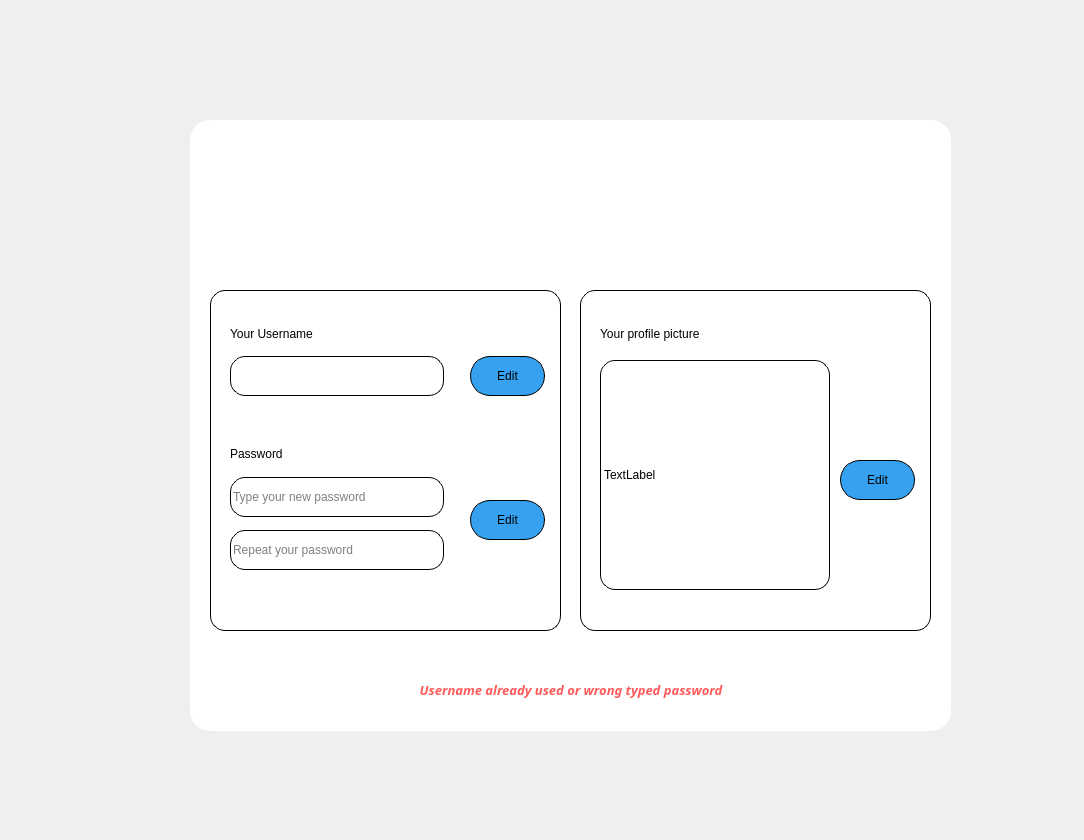
<?xml version="1.0" encoding="UTF-8"?>
<ui version="4.0">
 <class>Form</class>
 <widget class="QWidget" name="Form">
  <property name="geometry">
   <rect>
    <x>0</x>
    <y>0</y>
    <width>1084</width>
    <height>840</height>
   </rect>
  </property>
  <property name="windowTitle">
   <string>Form</string>
  </property>
  <property name="styleSheet">
   <string notr="true">background:url(:/images/Immagine.png)</string>
  </property>
  <widget class="QFrame" name="frame">
   <property name="geometry">
    <rect>
     <x>190</x>
     <y>120</y>
     <width>761</width>
     <height>611</height>
    </rect>
   </property>
   <property name="styleSheet">
    <string notr="true">background:white;
border-radius:20px;</string>
   </property>
   <property name="frameShape">
    <enum>QFrame::StyledPanel</enum>
   </property>
   <property name="frameShadow">
    <enum>QFrame::Raised</enum>
   </property>
   <widget class="QFrame" name="frame_2">
    <property name="geometry">
     <rect>
      <x>20</x>
      <y>170</y>
      <width>351</width>
      <height>341</height>
     </rect>
    </property>
    <property name="styleSheet">
     <string notr="true">border-radius: 15px;
font: 10pt &quot;Segoe UI Emoji&quot;;
background: white;
border:1px solid black;</string>
    </property>
    <property name="frameShape">
     <enum>QFrame::StyledPanel</enum>
    </property>
    <property name="frameShadow">
     <enum>QFrame::Raised</enum>
    </property>
    <widget class="QLineEdit" name="lineEdit">
     <property name="geometry">
      <rect>
       <x>20</x>
       <y>66</y>
       <width>214</width>
       <height>40</height>
      </rect>
     </property>
     <property name="minimumSize">
      <size>
       <width>214</width>
       <height>35</height>
      </size>
     </property>
     <property name="styleSheet">
      <string notr="true">border-radius: 15px;
font: 10pt &quot;Segoe UI Emoji&quot;;
background: white;
border:1px solid black;</string>
     </property>
    </widget>
    <widget class="QLineEdit" name="lineEdit_3">
     <property name="geometry">
      <rect>
       <x>20</x>
       <y>187</y>
       <width>214</width>
       <height>40</height>
      </rect>
     </property>
     <property name="minimumSize">
      <size>
       <width>214</width>
       <height>35</height>
      </size>
     </property>
     <property name="styleSheet">
      <string notr="true">border-radius: 15px;
font: 10pt &quot;Segoe UI Emoji&quot;;
background: white;
border:1px solid black;</string>
     </property>
     <property name="placeholderText">
      <string>Type your new password</string>
     </property>
    </widget>
    <widget class="QLineEdit" name="lineEdit_4">
     <property name="geometry">
      <rect>
       <x>20</x>
       <y>240</y>
       <width>214</width>
       <height>40</height>
      </rect>
     </property>
     <property name="minimumSize">
      <size>
       <width>214</width>
       <height>35</height>
      </size>
     </property>
     <property name="styleSheet">
      <string notr="true">border-radius: 15px;
font: 10pt &quot;Segoe UI Emoji&quot;;
background: white;
border:1px solid black;</string>
     </property>
     <property name="placeholderText">
      <string>Repeat your password</string>
     </property>
    </widget>
    <widget class="QPushButton" name="editUsernameButton">
     <property name="geometry">
      <rect>
       <x>260</x>
       <y>66</y>
       <width>75</width>
       <height>40</height>
      </rect>
     </property>
     <property name="cursor">
      <cursorShape>PointingHandCursor</cursorShape>
     </property>
     <property name="styleSheet">
      <string notr="true">border-radius: 20px;
font: 12pt &quot;Segoe UI Emoji&quot;;
background:rgb(54,161,240);</string>
     </property>
     <property name="text">
      <string>Edit</string>
     </property>
    </widget>
    <widget class="QLabel" name="label">
     <property name="geometry">
      <rect>
       <x>20</x>
       <y>30</y>
       <width>115</width>
       <height>27</height>
      </rect>
     </property>
     <property name="styleSheet">
      <string notr="true">border:none;</string>
     </property>
     <property name="text">
      <string>Your Username</string>
     </property>
    </widget>
    <widget class="QLabel" name="label_2">
     <property name="geometry">
      <rect>
       <x>20</x>
       <y>150</y>
       <width>115</width>
       <height>27</height>
      </rect>
     </property>
     <property name="styleSheet">
      <string notr="true">border:none;</string>
     </property>
     <property name="text">
      <string>Password</string>
     </property>
    </widget>
    <widget class="QPushButton" name="editPasswordButton">
     <property name="geometry">
      <rect>
       <x>260</x>
       <y>210</y>
       <width>75</width>
       <height>40</height>
      </rect>
     </property>
     <property name="styleSheet">
      <string notr="true">border-radius: 20px;
font: 12pt &quot;Segoe UI Emoji&quot;;
background:rgb(54,161,240);</string>
     </property>
     <property name="text">
      <string>Edit</string>
     </property>
    </widget>
   </widget>
   <widget class="QFrame" name="frame_3">
    <property name="geometry">
     <rect>
      <x>390</x>
      <y>170</y>
      <width>351</width>
      <height>341</height>
     </rect>
    </property>
    <property name="styleSheet">
     <string notr="true">border-radius: 15px;
font: 10pt &quot;Segoe UI Emoji&quot;;
background: white;
border:1px solid black;</string>
    </property>
    <property name="frameShape">
     <enum>QFrame::StyledPanel</enum>
    </property>
    <property name="frameShadow">
     <enum>QFrame::Raised</enum>
    </property>
    <widget class="QLabel" name="label_3">
     <property name="geometry">
      <rect>
       <x>20</x>
       <y>30</y>
       <width>146</width>
       <height>27</height>
      </rect>
     </property>
     <property name="styleSheet">
      <string notr="true">border:none;</string>
     </property>
     <property name="text">
      <string>Your profile picture</string>
     </property>
    </widget>
    <widget class="QPushButton" name="editImage">
     <property name="geometry">
      <rect>
       <x>260</x>
       <y>170</y>
       <width>75</width>
       <height>40</height>
      </rect>
     </property>
     <property name="styleSheet">
      <string notr="true">border-radius: 20px;
font: 12pt &quot;Segoe UI Emoji&quot;;
background:rgb(54,161,240);</string>
     </property>
     <property name="text">
      <string>Edit</string>
     </property>
    </widget>
    <widget class="QLabel" name="label_4">
     <property name="geometry">
      <rect>
       <x>20</x>
       <y>70</y>
       <width>230</width>
       <height>230</height>
      </rect>
     </property>
     <property name="text">
      <string>TextLabel</string>
     </property>
    </widget>
   </widget>
   <widget class="QLabel" name="label_5">
    <property name="geometry">
     <rect>
      <x>330</x>
      <y>40</y>
      <width>120</width>
      <height>120</height>
     </rect>
    </property>
    <property name="text">
     <string/>
    </property>
    <property name="pixmap">
     <pixmap resource="ProgettoGUI.qrc">:/images/profileSettings.png</pixmap>
    </property>
    <property name="scaledContents">
     <bool>true</bool>
    </property>
   </widget>
   <widget class="QLabel" name="errorDescription">
    <property name="enabled">
     <bool>true</bool>
    </property>
    <property name="geometry">
     <rect>
      <x>191</x>
      <y>550</y>
      <width>380</width>
      <height>39</height>
     </rect>
    </property>
    <property name="sizePolicy">
     <sizepolicy hsizetype="Expanding" vsizetype="Expanding">
      <horstretch>3</horstretch>
      <verstretch>3</verstretch>
     </sizepolicy>
    </property>
    <property name="palette">
     <palette>
      <active>
       <colorrole role="WindowText">
        <brush brushstyle="SolidPattern">
         <color alpha="255">
          <red>255</red>
          <green>90</green>
          <blue>90</blue>
         </color>
        </brush>
       </colorrole>
       <colorrole role="Button">
        <brush brushstyle="SolidPattern">
         <color alpha="255">
          <red>255</red>
          <green>255</green>
          <blue>255</blue>
         </color>
        </brush>
       </colorrole>
       <colorrole role="Light">
        <brush brushstyle="SolidPattern">
         <color alpha="255">
          <red>255</red>
          <green>0</green>
          <blue>0</blue>
         </color>
        </brush>
       </colorrole>
       <colorrole role="Midlight">
        <brush brushstyle="SolidPattern">
         <color alpha="255">
          <red>212</red>
          <green>0</green>
          <blue>0</blue>
         </color>
        </brush>
       </colorrole>
       <colorrole role="Dark">
        <brush brushstyle="SolidPattern">
         <color alpha="255">
          <red>85</red>
          <green>0</green>
          <blue>0</blue>
         </color>
        </brush>
       </colorrole>
       <colorrole role="Mid">
        <brush brushstyle="SolidPattern">
         <color alpha="255">
          <red>113</red>
          <green>0</green>
          <blue>0</blue>
         </color>
        </brush>
       </colorrole>
       <colorrole role="Text">
        <brush brushstyle="SolidPattern">
         <color alpha="255">
          <red>255</red>
          <green>90</green>
          <blue>90</blue>
         </color>
        </brush>
       </colorrole>
       <colorrole role="BrightText">
        <brush brushstyle="SolidPattern">
         <color alpha="255">
          <red>255</red>
          <green>255</green>
          <blue>255</blue>
         </color>
        </brush>
       </colorrole>
       <colorrole role="ButtonText">
        <brush brushstyle="SolidPattern">
         <color alpha="255">
          <red>255</red>
          <green>90</green>
          <blue>90</blue>
         </color>
        </brush>
       </colorrole>
       <colorrole role="Base">
        <brush brushstyle="SolidPattern">
         <color alpha="255">
          <red>255</red>
          <green>255</green>
          <blue>255</blue>
         </color>
        </brush>
       </colorrole>
       <colorrole role="Window">
        <brush brushstyle="SolidPattern">
         <color alpha="255">
          <red>255</red>
          <green>255</green>
          <blue>255</blue>
         </color>
        </brush>
       </colorrole>
       <colorrole role="Shadow">
        <brush brushstyle="SolidPattern">
         <color alpha="255">
          <red>0</red>
          <green>0</green>
          <blue>0</blue>
         </color>
        </brush>
       </colorrole>
       <colorrole role="AlternateBase">
        <brush brushstyle="SolidPattern">
         <color alpha="255">
          <red>212</red>
          <green>127</green>
          <blue>127</blue>
         </color>
        </brush>
       </colorrole>
       <colorrole role="ToolTipBase">
        <brush brushstyle="SolidPattern">
         <color alpha="255">
          <red>255</red>
          <green>255</green>
          <blue>220</blue>
         </color>
        </brush>
       </colorrole>
       <colorrole role="ToolTipText">
        <brush brushstyle="SolidPattern">
         <color alpha="255">
          <red>0</red>
          <green>0</green>
          <blue>0</blue>
         </color>
        </brush>
       </colorrole>
       <colorrole role="PlaceholderText">
        <brush brushstyle="SolidPattern">
         <color alpha="128">
          <red>85</red>
          <green>255</green>
          <blue>255</blue>
         </color>
        </brush>
       </colorrole>
      </active>
      <inactive>
       <colorrole role="WindowText">
        <brush brushstyle="SolidPattern">
         <color alpha="255">
          <red>255</red>
          <green>90</green>
          <blue>90</blue>
         </color>
        </brush>
       </colorrole>
       <colorrole role="Button">
        <brush brushstyle="SolidPattern">
         <color alpha="255">
          <red>255</red>
          <green>255</green>
          <blue>255</blue>
         </color>
        </brush>
       </colorrole>
       <colorrole role="Light">
        <brush brushstyle="SolidPattern">
         <color alpha="255">
          <red>255</red>
          <green>0</green>
          <blue>0</blue>
         </color>
        </brush>
       </colorrole>
       <colorrole role="Midlight">
        <brush brushstyle="SolidPattern">
         <color alpha="255">
          <red>212</red>
          <green>0</green>
          <blue>0</blue>
         </color>
        </brush>
       </colorrole>
       <colorrole role="Dark">
        <brush brushstyle="SolidPattern">
         <color alpha="255">
          <red>85</red>
          <green>0</green>
          <blue>0</blue>
         </color>
        </brush>
       </colorrole>
       <colorrole role="Mid">
        <brush brushstyle="SolidPattern">
         <color alpha="255">
          <red>113</red>
          <green>0</green>
          <blue>0</blue>
         </color>
        </brush>
       </colorrole>
       <colorrole role="Text">
        <brush brushstyle="SolidPattern">
         <color alpha="255">
          <red>255</red>
          <green>90</green>
          <blue>90</blue>
         </color>
        </brush>
       </colorrole>
       <colorrole role="BrightText">
        <brush brushstyle="SolidPattern">
         <color alpha="255">
          <red>255</red>
          <green>255</green>
          <blue>255</blue>
         </color>
        </brush>
       </colorrole>
       <colorrole role="ButtonText">
        <brush brushstyle="SolidPattern">
         <color alpha="255">
          <red>255</red>
          <green>90</green>
          <blue>90</blue>
         </color>
        </brush>
       </colorrole>
       <colorrole role="Base">
        <brush brushstyle="SolidPattern">
         <color alpha="255">
          <red>255</red>
          <green>255</green>
          <blue>255</blue>
         </color>
        </brush>
       </colorrole>
       <colorrole role="Window">
        <brush brushstyle="SolidPattern">
         <color alpha="255">
          <red>255</red>
          <green>255</green>
          <blue>255</blue>
         </color>
        </brush>
       </colorrole>
       <colorrole role="Shadow">
        <brush brushstyle="SolidPattern">
         <color alpha="255">
          <red>0</red>
          <green>0</green>
          <blue>0</blue>
         </color>
        </brush>
       </colorrole>
       <colorrole role="AlternateBase">
        <brush brushstyle="SolidPattern">
         <color alpha="255">
          <red>212</red>
          <green>127</green>
          <blue>127</blue>
         </color>
        </brush>
       </colorrole>
       <colorrole role="ToolTipBase">
        <brush brushstyle="SolidPattern">
         <color alpha="255">
          <red>255</red>
          <green>255</green>
          <blue>220</blue>
         </color>
        </brush>
       </colorrole>
       <colorrole role="ToolTipText">
        <brush brushstyle="SolidPattern">
         <color alpha="255">
          <red>0</red>
          <green>0</green>
          <blue>0</blue>
         </color>
        </brush>
       </colorrole>
       <colorrole role="PlaceholderText">
        <brush brushstyle="SolidPattern">
         <color alpha="128">
          <red>0</red>
          <green>0</green>
          <blue>0</blue>
         </color>
        </brush>
       </colorrole>
      </inactive>
      <disabled>
       <colorrole role="WindowText">
        <brush brushstyle="SolidPattern">
         <color alpha="255">
          <red>255</red>
          <green>90</green>
          <blue>90</blue>
         </color>
        </brush>
       </colorrole>
       <colorrole role="Button">
        <brush brushstyle="SolidPattern">
         <color alpha="255">
          <red>255</red>
          <green>255</green>
          <blue>255</blue>
         </color>
        </brush>
       </colorrole>
       <colorrole role="Light">
        <brush brushstyle="SolidPattern">
         <color alpha="255">
          <red>255</red>
          <green>0</green>
          <blue>0</blue>
         </color>
        </brush>
       </colorrole>
       <colorrole role="Midlight">
        <brush brushstyle="SolidPattern">
         <color alpha="255">
          <red>212</red>
          <green>0</green>
          <blue>0</blue>
         </color>
        </brush>
       </colorrole>
       <colorrole role="Dark">
        <brush brushstyle="SolidPattern">
         <color alpha="255">
          <red>85</red>
          <green>0</green>
          <blue>0</blue>
         </color>
        </brush>
       </colorrole>
       <colorrole role="Mid">
        <brush brushstyle="SolidPattern">
         <color alpha="255">
          <red>113</red>
          <green>0</green>
          <blue>0</blue>
         </color>
        </brush>
       </colorrole>
       <colorrole role="Text">
        <brush brushstyle="SolidPattern">
         <color alpha="255">
          <red>255</red>
          <green>90</green>
          <blue>90</blue>
         </color>
        </brush>
       </colorrole>
       <colorrole role="BrightText">
        <brush brushstyle="SolidPattern">
         <color alpha="255">
          <red>255</red>
          <green>255</green>
          <blue>255</blue>
         </color>
        </brush>
       </colorrole>
       <colorrole role="ButtonText">
        <brush brushstyle="SolidPattern">
         <color alpha="255">
          <red>255</red>
          <green>90</green>
          <blue>90</blue>
         </color>
        </brush>
       </colorrole>
       <colorrole role="Base">
        <brush brushstyle="SolidPattern">
         <color alpha="255">
          <red>255</red>
          <green>255</green>
          <blue>255</blue>
         </color>
        </brush>
       </colorrole>
       <colorrole role="Window">
        <brush brushstyle="SolidPattern">
         <color alpha="255">
          <red>255</red>
          <green>255</green>
          <blue>255</blue>
         </color>
        </brush>
       </colorrole>
       <colorrole role="Shadow">
        <brush brushstyle="SolidPattern">
         <color alpha="255">
          <red>0</red>
          <green>0</green>
          <blue>0</blue>
         </color>
        </brush>
       </colorrole>
       <colorrole role="AlternateBase">
        <brush brushstyle="SolidPattern">
         <color alpha="255">
          <red>170</red>
          <green>0</green>
          <blue>0</blue>
         </color>
        </brush>
       </colorrole>
       <colorrole role="ToolTipBase">
        <brush brushstyle="SolidPattern">
         <color alpha="255">
          <red>255</red>
          <green>255</green>
          <blue>220</blue>
         </color>
        </brush>
       </colorrole>
       <colorrole role="ToolTipText">
        <brush brushstyle="SolidPattern">
         <color alpha="255">
          <red>0</red>
          <green>0</green>
          <blue>0</blue>
         </color>
        </brush>
       </colorrole>
       <colorrole role="PlaceholderText">
        <brush brushstyle="SolidPattern">
         <color alpha="128">
          <red>0</red>
          <green>0</green>
          <blue>0</blue>
         </color>
        </brush>
       </colorrole>
      </disabled>
     </palette>
    </property>
    <property name="font">
     <font>
      <family>Segoe UI Semibold</family>
      <pointsize>10</pointsize>
      <weight>75</weight>
      <italic>true</italic>
      <bold>true</bold>
     </font>
    </property>
    <property name="styleSheet">
     <string notr="true">color:rgb(255,90,90);</string>
    </property>
    <property name="frameShape">
     <enum>QFrame::NoFrame</enum>
    </property>
    <property name="text">
     <string>Username already used or wrong typed password</string>
    </property>
    <property name="alignment">
     <set>Qt::AlignCenter</set>
    </property>
   </widget>
  </widget>
 </widget>
 <resources>
  <include location="ProgettoGUI.qrc"/>
 </resources>
 <connections/>
</ui>
